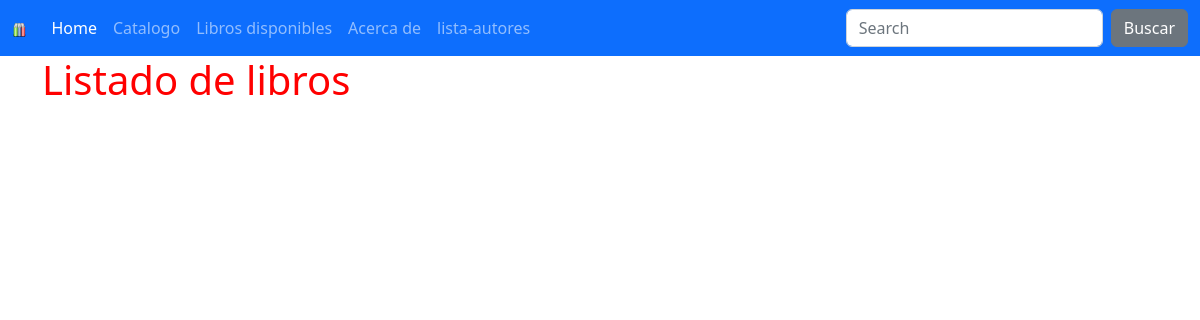
Page /catalogo/libros/ on the earlier database version.
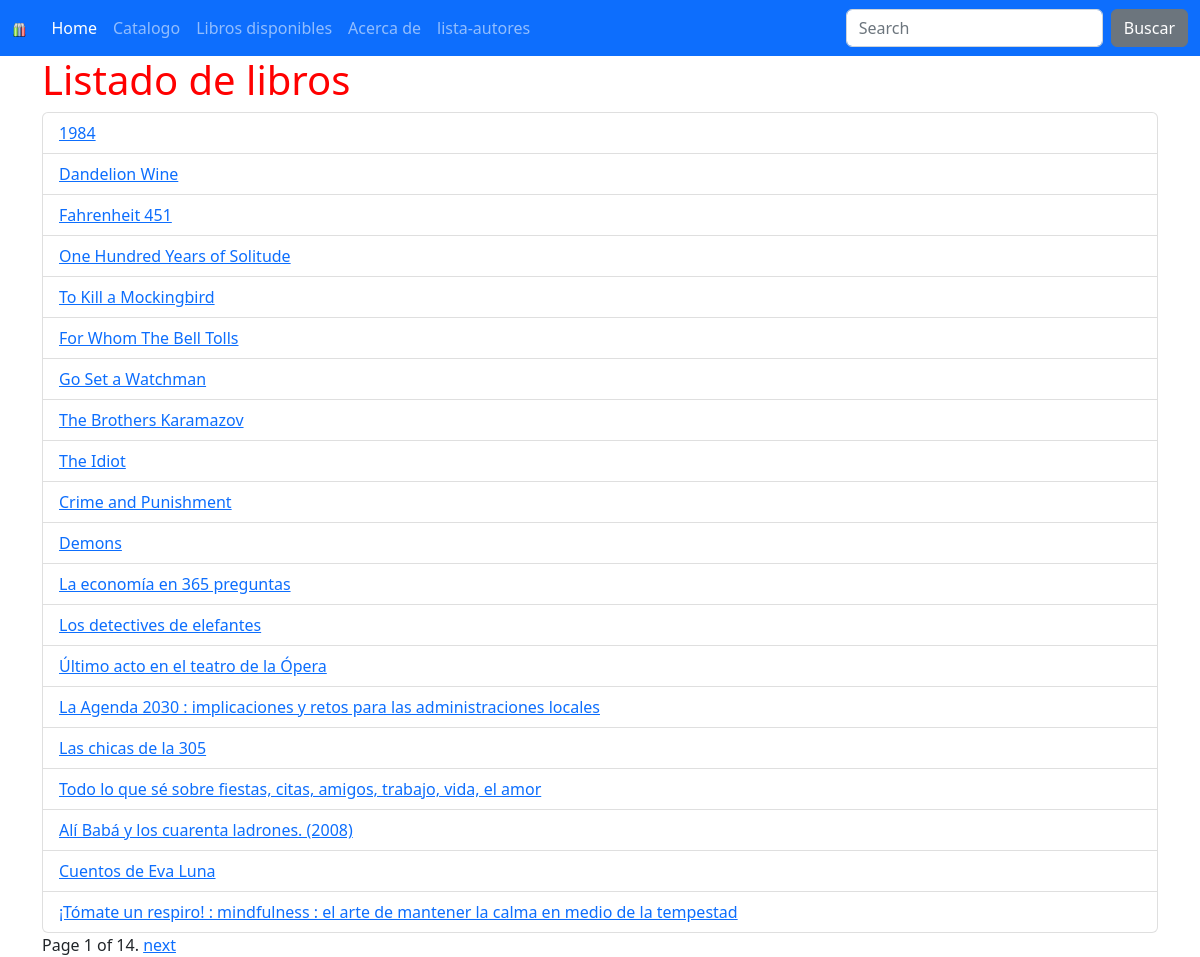
Same page on the later database version.
### catalog/models.py (models this page shows)
class Book(models.Model):
    title = models.CharField(max_length=200)
    author = models.ForeignKey('Author',
        on_delete=models.SET_NULL, # que pasa si borramos el autor?
        null=True)  # puede ser nulo?
    summary = models.TextField(
        max_length=1000,
        help_text='Enter a brief description of the book',
        blank=True)
    isbn = models.CharField(
        'ISBN',
        max_length=13,
        help_text='13 Character <a href="https://www.isbn-international.org/content/what-isbn">ISBN number</a>')
    genre = models.ManyToManyField('Genre',
        help_text='Select a genre for this book')
    language = models.ForeignKey('Language', on_delete=models.SET_NULL, null=True)
    def __str__(self):
        return self.title

### catalog/views.py (the view)
# urls.py: path('libros/', BookListView.as_view(), name='lista-libros'),
class BookListView(ListView):
    model = Book
    paginate_by = 20

### catalog/templates/catalog/book_list.html (shortened to what this page needs)
{% extends 'base.html' %}
{% block content %}
    <h1>Listado de libros</h1>
    <ul class="list-group">
    {% for libro in book_list %}
<li class="list-group-item"><a href="{% url 'detalle-libro' libro.id  %}">{{ libro }}</a></li>
    {% endfor %}
</ul>
    {% if is_paginated %}
        <div class="pagination">
            <span class="page-links">
                <span class="page-current">
                    Page {{ page_obj.number }} of {{ page_obj.paginator.num_pages }}.
                </span>
                {% if page_obj.has_next %}
                    <a href="{{ request.path }}?page={{ page_obj.next_page_number }}">next</a>
                {% endif %}
            </span>
        </div>
    {% endif %}
    {% endblock %}

### catalog/templates/base.html (shortened to what this page needs)
{% load static %}
<!doctype html>
<html lang="es">
  <head>
    <link href="https://cdn.jsdelivr.net/npm/bootstrap@5.2.2/dist/css/bootstrap.min.css" rel="stylesheet">
    <link rel="stylesheet" href="{% static 'css/custom_styles.css' %}">
  </head>
  <body>
    {% include 'includes/navbar.html' %}
    <div class="container">
    {% block content %}{% endblock %}
    </div>
  </body>
</html>

### catalog/templates/includes/navbar.html (shortened to what this page needs)
{% load static %}
    <nav class="navbar navbar-expand-lg navbar-dark bg-primary">
        <div class="container-fluid">
          <a class="navbar-brand"> <img src="{% static 'img\Library.svg' %}" height="16px" alt="libros"></a>
          <div class="collapse navbar-collapse" id="navbarColor01">
            <ul class="navbar-nav me-auto">
              <li class="nav-item">
                <a class="nav-link active" href="#">Home
                </a>
              </li>
              <li class="nav-item">
                <a class="nav-link" href="{% url 'index' %} ">Catalogo</a>
              </li>
              <li class="nav-item">
                <a class="nav-link" href="{% url 'lista-libros' %}">Libros disponibles</a>
              </li>
              <li class="nav-item">
                <a class="nav-link" href="/catalogo/acercade/">Acerca de</a>
              </li>
              <li class="nav-item">
                <a class="nav-link" href="{% url 'lista-autores'%}">lista-autores</a>
              </li>
            </ul>
            <form class="d-flex">
              <input class="form-control me-sm-2" type="text" placeholder="Search">
              <button class="btn btn-secondary my-2 my-sm-0" type="submit">Buscar</button>
            </form>
          </div>
        </div>
      </nav>

### catalog/static/css/custom_styles.css (style rules this page uses)
h1 { color: red; }

Differences in the rows shown:
added Book: title "1984"
added Book: title "Dandelion Wine"
added Book: title "Fahrenheit 451"
added Book: title "One Hundred Years of Solitude"
added Book: title "To Kill a Mockingbird"
added Book: title "For Whom The Bell Tolls"
added Book: title "Go Set a Watchman"
added Book: title "The Brothers Karamazov"
added Book: title "The Idiot"
added Book: title "Crime and Punishment"
added Book: title "Demons"
added Book: title "La economía en 365 preguntas"
added Book: title "Los detectives de elefantes"
added Book: title "Último acto en el teatro de la Ópera"
added Book: title "La Agenda 2030 : implicaciones y retos para las administraciones locales"
added Book: title "Las chicas de la 305"
added Book: title "Todo lo que sé sobre fiestas, citas, amigos, trabajo, vida, el amor"
added Book: title "Alí Babá y los cuarenta ladrones. (2008)"
added Book: title "Cuentos de Eva Luna"
added Book: title "¡Tómate un respiro! : mindfulness : el arte de mantener la calma en medio de la tempestad"
Other differences:
{{ page_obj.number }}: (not shown) → "1"
{{ page_obj.paginator.num_pages }}: (not shown) → "14"
text now shown: "Page of . next"
